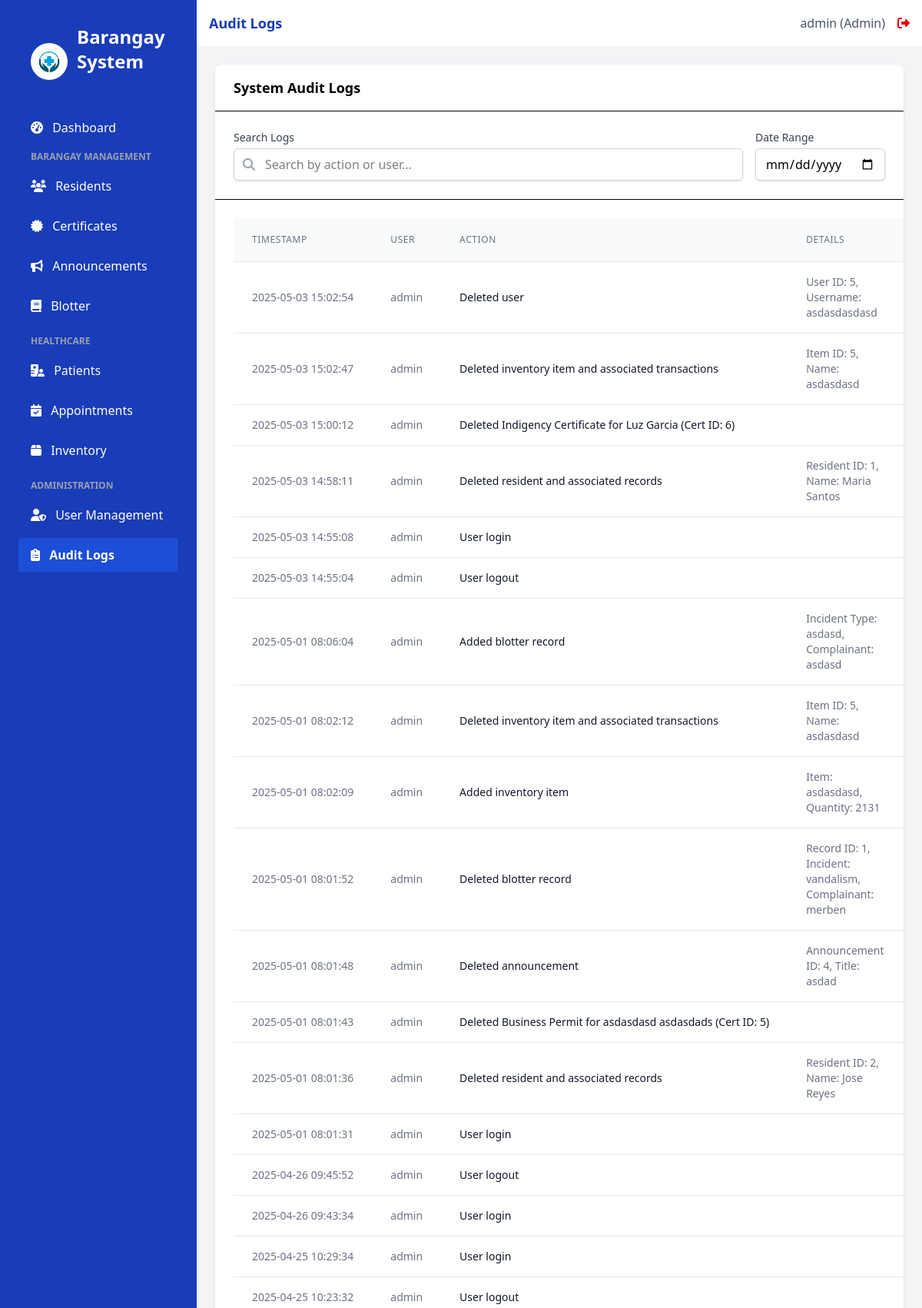
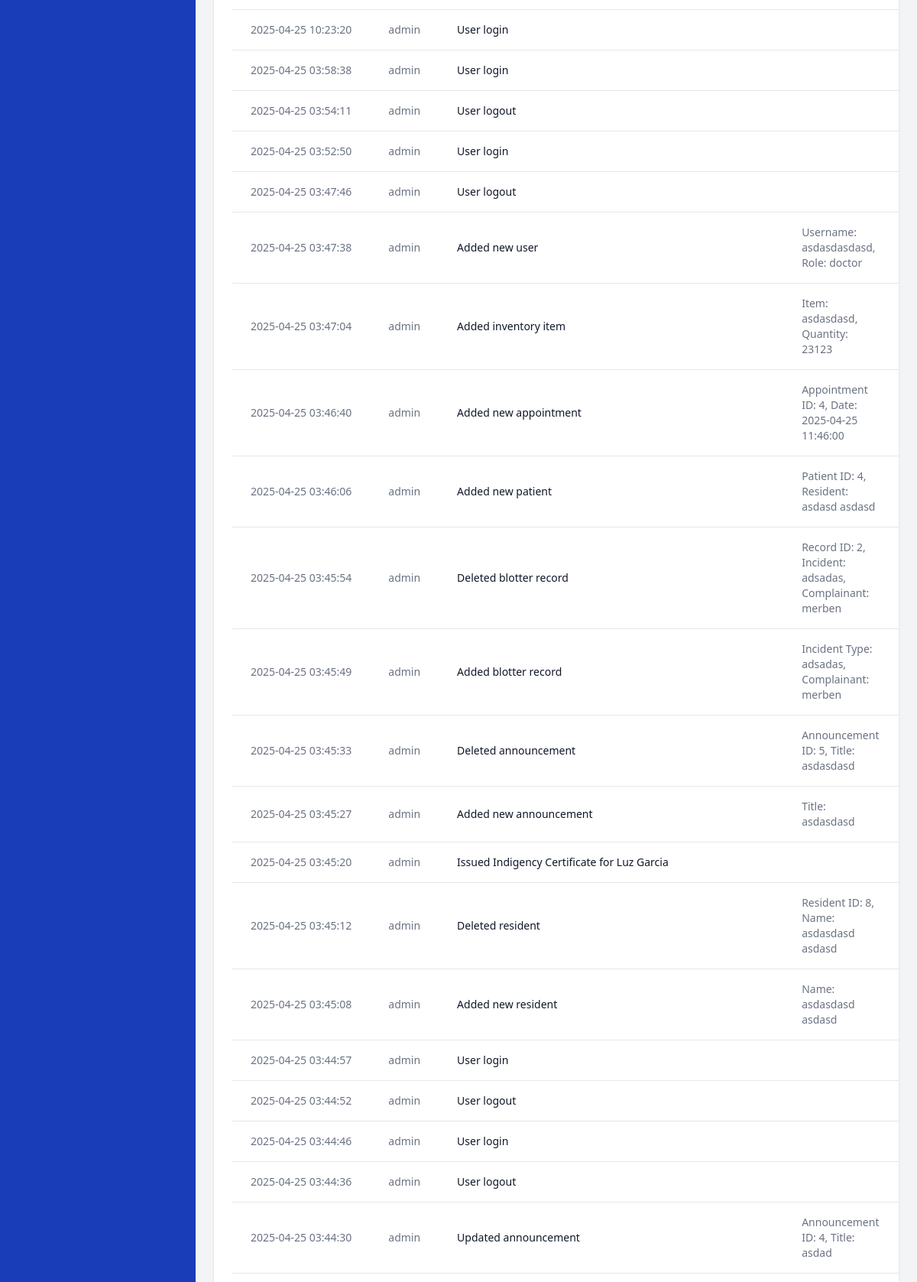
Page /audit_logs (signed in, upper part) on the committed database (2 pictures, top to bottom).
### app.py (models this page shows, shortened)
class User(UserMixin, db.Model):
    id = db.Column(db.Integer, primary_key=True)
    username = db.Column(db.String(100), unique=True, nullable=False)
    email = db.Column(db.String(100), unique=True, nullable=False)
    password_hash = db.Column(db.String(200), nullable=False)
    role = db.Column(db.String(20), nullable=False, default='staff')  # admin, doctor, nurse, staff
    created_at = db.Column(db.DateTime, default=datetime.utcnow)
    issued_certificates = db.relationship('Certificate', backref='issuer', lazy=True)

class AuditLog(db.Model):
    id = db.Column(db.Integer, primary_key=True)
    user_id = db.Column(db.Integer, db.ForeignKey('user.id'))
    action = db.Column(db.String(100), nullable=False)
    details = db.Column(db.Text)
    ip_address = db.Column(db.String(50))
    timestamp = db.Column(db.DateTime, default=datetime.utcnow)
    user = db.relationship('User', backref='audit_logs')

### app.py (the view)
@app.route('/audit_logs')
@login_required
@role_required(['admin'])
def audit_logs():
    logs = AuditLog.query.order_by(AuditLog.timestamp.desc()).all()
    return render_template('audit_logs.html', title='Audit Logs', logs=logs)

### app.py (called while the page is built)
@login_manager.user_loader
def load_user(user_id):
    return User.query.get(int(user_id))

def role_required(roles):
    def decorator(f):
        @wraps(f)
        def decorated_function(*args, **kwargs):
            if not current_user.is_authenticated or current_user.role not in roles:
                flash('You do not have permission to access this page.', 'danger')
                return redirect(url_for('login'))
            return f(*args, **kwargs)
        return decorated_function
    return decorator

### templates/audit_logs.html (shortened to what this page needs)
{% extends 'base.html' %}
{% block content %}
<div class="bg-white rounded-lg shadow">
    <div class="border-b px-6 py-4">
        <h2 class="font-semibold text-lg">System Audit Logs</h2>
    </div>
    <div class="p-6 border-b">
        <div class="flex flex-col md:flex-row gap-4">
            <div class="flex-1">
                <label for="search" class="block text-sm font-medium text-gray-700 mb-1">Search Logs</label>
                <div class="relative">
                    <div class="absolute inset-y-0 left-0 pl-3 flex items-center pointer-events-none">
                        <i class="fas fa-search text-gray-400"></i>
                    </div>
                    <input type="text" id="search" class="block w-full pl-10 pr-3 py-2 border border-gray-300 rounded-md shadow-sm focus:outline-none focus:ring-blue-500 focus:border-blue-500" placeholder="Search by action or user...">
                </div>
            </div>
            <div>
                <label for="dateRange" class="block text-sm font-medium text-gray-700 mb-1">Date Range</label>
                <input type="date" id="dateRange" class="block w-full px-3 py-2 border border-gray-300 rounded-md shadow-sm focus:outline-none focus:ring-blue-500 focus:border-blue-500">
            </div>
        </div>
    </div>
    <div class="p-6 overflow-x-auto">
        <table class="min-w-full divide-y divide-gray-200">
            <thead class="bg-gray-50">
                <tr>
                    <th scope="col" class="px-6 py-3 text-left text-xs font-medium text-gray-500 uppercase tracking-wider">Timestamp</th>
                    <th scope="col" class="px-6 py-3 text-left text-xs font-medium text-gray-500 uppercase tracking-wider">User</th>
                    <th scope="col" class="px-6 py-3 text-left text-xs font-medium text-gray-500 uppercase tracking-wider">Action</th>
                    <th scope="col" class="px-6 py-3 text-left text-xs font-medium text-gray-500 uppercase tracking-wider">Details</th>
                </tr>
            </thead>
            <tbody class="bg-white divide-y divide-gray-200">
                {% if logs %}
                    {% for log in logs %}
                    <tr>
                        <td class="px-6 py-4 whitespace-nowrap text-sm text-gray-500">
                            {{ log.timestamp.strftime('%Y-%m-%d %H:%M:%S') }}
                        </td>
                        <td class="px-6 py-4 whitespace-nowrap text-sm text-gray-500">
                            {{ log.user.username if log.user else 'System' }}
                        </td>
                        <td class="px-6 py-4 whitespace-nowrap text-sm font-medium text-gray-900">
                            {{ log.action }}
                        </td>
                        <td class="px-6 py-4 text-sm text-gray-500">
                            {{ log.details|truncate(100) if log.details }}
                        </td>
                    </tr>
                    {% endfor %}
                {% else %}
                    <tr>
                        <td colspan="5" class="px-6 py-4 text-center text-sm text-gray-500">
                            No audit logs found.
                        </td>
                    </tr>
                {% endif %}
            </tbody>
        </table>
    </div>
</div>
{% endblock %}

### templates/base.html (shortened to what this page needs)
<!DOCTYPE html>
<html lang="en">
<head>
    <script src="https://cdn.jsdelivr.net/npm/@tailwindcss/browser@4"></script>
    <link rel="stylesheet" href="https://cdnjs.cloudflare.com/ajax/libs/font-awesome/6.4.0/css/all.min.css">
</head>
<body class="bg-gray-50 flex h-screen">
    <div class="bg-blue-800 text-white w-64 py-4 flex-shrink-0 hidden md:block">
        <div class="px-6">
            <div class="p-4 flex items-center">
                <img src="{{ url_for('static', filename='images/logo.jpg') }}" alt="Barangay Logo" class="h-12 w-12 mr-3 rounded-full">
                <h1 class="text-2xl font-bold mb-8">Barangay System</h1>
            </div>
            <nav>
                <a href="{{ url_for('index') }}" class="sidebar-link block py-2.5 px-4 rounded transition duration-200 {% if request.path == url_for('index') %}sidebar-active{% else %}hover:bg-blue-700{% endif %} mb-2">
                    <i class="fas fa-tachometer-alt mr-2"></i> Dashboard
                </a>
                {% if current_user.role != 'doctor' and current_user.role != 'nurse' %}
                <div class="mb-4">
                    <p class="text-xs uppercase text-gray-400 font-semibold mb-2 pl-4">Barangay Management</p>
                    <a href="{{ url_for('residents') }}" class="sidebar-link block py-2.5 px-4 rounded transition duration-200 {% if request.path == url_for('residents') %}sidebar-active{% else %}hover:bg-blue-700{% endif %} mb-2">
                        <i class="fas fa-users mr-2"></i> Residents
                    </a>
                    <a href="{{ url_for('certificates') }}" class="sidebar-link block py-2.5 px-4 rounded transition duration-200 {% if request.path == url_for('certificates') %}sidebar-active{% else %}hover:bg-blue-700{% endif %} mb-2">
                        <i class="fas fa-certificate mr-2"></i> Certificates
                    </a>
                    <a href="{{ url_for('announcements') }}" class="sidebar-link block py-2.5 px-4 rounded transition duration-200 {% if request.path == url_for('announcements') %}sidebar-active{% else %}hover:bg-blue-700{% endif %} mb-2">
                        <i class="fas fa-bullhorn mr-2"></i> Announcements
                    </a>
                    <a href="{{ url_for('blotter') }}" class="sidebar-link block py-2.5 px-4 rounded transition duration-200 {% if request.path.startswith('/blotter') %}sidebar-active{% else %}hover:bg-blue-700{% endif %} mb-2">
                        <i class="fas fa-book mr-2"></i> Blotter
                    </a>
                </div>
                {% endif %}
                {% if current_user.role != 'staff' %}
                <div class="mb-4">
                    <p class="text-xs uppercase text-gray-400 font-semibold mb-2 pl-4">Healthcare</p>
                    <a href="{{ url_for('patients') }}" class="sidebar-link block py-2.5 px-4 rounded transition duration-200 {% if request.path == url_for('patients') %}sidebar-active{% else %}hover:bg-blue-700{% endif %} mb-2">
                        <i class="fas fa-hospital-user mr-2"></i> Patients
                    </a>
                    <a href="{{ url_for('appointments') }}" class="sidebar-link block py-2.5 px-4 rounded transition duration-200 {% if request.path == url_for('appointments') %}sidebar-active{% else %}hover:bg-blue-700{% endif %} mb-2">
                        <i class="fas fa-calendar-check mr-2"></i> Appointments
                    </a>
                    <a href="{{ url_for('inventory') }}" class="sidebar-link block py-2.5 px-4 rounded transition duration-200 {% if request.path == url_for('inventory') %}sidebar-active{% else %}hover:bg-blue-700{% endif %} mb-2">
                        <i class="fas fa-box mr-2"></i> Inventory
                    </a>
                </div>
                {% endif %}
                {% if current_user.is_authenticated and current_user.role == 'admin' %}
                <div class="mb-4">
                    <p class="text-xs uppercase text-gray-400 font-semibold mb-2 pl-4">Administration</p>
                    <a href="{{ url_for('users') }}" class="sidebar-link block py-2.5 px-4 rounded transition duration-200 {% if request.path == url_for('users') %}sidebar-active{% else %}hover:bg-blue-700{% endif %} mb-2">
                        <i class="fas fa-user-shield mr-2"></i> User Management
                    </a>
                    <a href="{{ url_for('audit_logs') }}" class="sidebar-link block py-2.5 px-4 rounded transition duration-200 {% if request.path == url_for('audit_logs') %}sidebar-active{% else %}hover:bg-blue-700{% endif %} mb-2">
                        <i class="fas fa-clipboard-list mr-2"></i> Audit Logs
                    </a>
                </div>
                {% endif %}
            </nav>
        </div>
    </div>
    <div class="flex-1 flex flex-col overflow-hidden">
        <header class="bg-white shadow-sm py-4 px-4">
            <div class="flex items-center justify-between">
                <div class="text-lg font-semibold text-blue-800">{{ title }}</div>
                {% if current_user.is_authenticated %}
                <div class="flex items-center">
                    <span class="text-gray-600 mr-4">{{ current_user.username }} ({{ current_user.role|capitalize }})</span>
                    <a href="{{ url_for('logout') }}" class="text-red-600 hover:text-red-800">
                        <i class="fas fa-sign-out-alt"></i>
                    </a>
                </div>
                {% endif %}
            </div>
        </header>
        <main class="flex-1 overflow-x-hidden overflow-y-auto bg-gray-100 p-6">
            {% block content %}{% endblock %}
        </main>
    </div>
</body>
</html>

### templates/base.html (style rules this page uses)
.sidebar-active { background-color: #1D4ED8; color: white; font-weight: 600; }

### rows in the picture
User: username "admin", role "Admin"
AuditLog: timestamp "2025-05-03 15:02:54", user "admin", action "Deleted user", details "User ID: 5, Username: asdasdasdasd"
AuditLog: timestamp "2025-05-03 15:02:47", user "admin", action "Deleted inventory item and associated transactions", details "Item ID: 5, Name: asdasdasd"
AuditLog: timestamp "2025-05-03 15:00:12", user "admin", action "Deleted Indigency Certificate for Luz Garcia (Cert ID: 6)"
AuditLog: timestamp "2025-05-03 14:58:11", user "admin", action "Deleted resident and associated records", details "Resident ID: 1, Name: Maria Santos"
AuditLog: timestamp "2025-05-03 14:55:08", user "admin", action "User login"
AuditLog: timestamp "2025-05-03 14:55:04", user "admin", action "User logout"
AuditLog: timestamp "2025-05-01 08:06:04", user "admin", action "Added blotter record", details "Incident Type: asdasd, Complainant: asdasd"
AuditLog: timestamp "2025-05-01 08:02:12", user "admin", action "Deleted inventory item and associated transactions", details "Item ID: 5, Name: asdasdasd"
AuditLog: timestamp "2025-05-01 08:02:09", user "admin", action "Added inventory item", details "Item: asdasdasd, Quantity: 2131"
AuditLog: timestamp "2025-05-01 08:01:52", user "admin", action "Deleted blotter record", details "Record ID: 1, Incident: vandalism, Complainant: merben"
AuditLog: timestamp "2025-05-01 08:01:48", user "admin", action "Deleted announcement", details "Announcement ID: 4, Title: asdad"
AuditLog: timestamp "2025-05-01 08:01:43", user "admin", action "Deleted Business Permit for asdasdasd asdasdads (Cert ID: 5)"
AuditLog: timestamp "2025-05-01 08:01:36", user "admin", action "Deleted resident and associated records", details "Resident ID: 2, Name: Jose Reyes"
AuditLog: timestamp "2025-05-01 08:01:31", user "admin", action "User login"
AuditLog: timestamp "2025-04-26 09:45:52", user "admin", action "User logout"
AuditLog: timestamp "2025-04-26 09:43:34", user "admin", action "User login"
AuditLog: timestamp "2025-04-25 10:29:34", user "admin", action "User login"
AuditLog: timestamp "2025-04-25 10:23:32", user "admin", action "User logout"
AuditLog: timestamp "2025-04-25 10:23:20", user "admin", action "User login"
AuditLog: timestamp "2025-04-25 03:58:38", user "admin", action "User login"
AuditLog: timestamp "2025-04-25 03:54:11", user "admin", action "User logout"
AuditLog: timestamp "2025-04-25 03:52:50", user "admin", action "User login"
AuditLog: timestamp "2025-04-25 03:47:46", user "admin", action "User logout"
AuditLog: timestamp "2025-04-25 03:47:38", user "admin", action "Added new user", details "Username: asdasdasdasd, Role: doctor"
AuditLog: timestamp "2025-04-25 03:47:04", user "admin", action "Added inventory item", details "Item: asdasdasd, Quantity: 23123"
AuditLog: timestamp "2025-04-25 03:46:40", user "admin", action "Added new appointment", details "Appointment ID: 4, Date: 2025-04-25 11:46:00"
AuditLog: timestamp "2025-04-25 03:46:06", user "admin", action "Added new patient", details "Patient ID: 4, Resident: asdasd asdasd"
AuditLog: timestamp "2025-04-25 03:45:54", user "admin", action "Deleted blotter record", details "Record ID: 2, Incident: adsadas, Complainant: merben"
AuditLog: timestamp "2025-04-25 03:45:49", user "admin", action "Added blotter record", details "Incident Type: adsadas, Complainant: merben"
AuditLog: timestamp "2025-04-25 03:45:33", user "admin", action "Deleted announcement", details "Announcement ID: 5, Title: asdasdasd"
AuditLog: timestamp "2025-04-25 03:45:27", user "admin", action "Added new announcement", details "Title: asdasdasd"
AuditLog: timestamp "2025-04-25 03:45:20", user "admin", action "Issued Indigency Certificate for Luz Garcia"
AuditLog: timestamp "2025-04-25 03:45:12", user "admin", action "Deleted resident", details "Resident ID: 8, Name: asdasdasd asdasd"
AuditLog: timestamp "2025-04-25 03:45:08", user "admin", action "Added new resident", details "Name: asdasdasd asdasd"
AuditLog: timestamp "2025-04-25 03:44:57", user "admin", action "User login"
AuditLog: timestamp "2025-04-25 03:44:52", user "admin", action "User logout"
AuditLog: timestamp "2025-04-25 03:44:46", user "admin", action "User login"
AuditLog: timestamp "2025-04-25 03:44:36", user "admin", action "User logout"
AuditLog: timestamp "2025-04-25 03:44:30", user "admin", action "Updated announcement", details "Announcement ID: 4, Title: asdad"

### other values in the picture
{{ title }} "Audit Logs"
